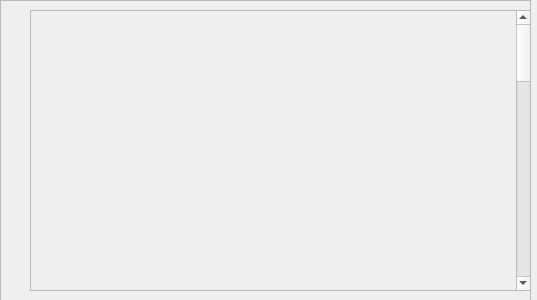
<?xml version="1.0" encoding="UTF-8"?>
<ui version="4.0">
 <class>recommended</class>
 <widget class="QWidget" name="recommended">
  <property name="geometry">
   <rect>
    <x>0</x>
    <y>0</y>
    <width>537</width>
    <height>300</height>
   </rect>
  </property>
  <property name="windowTitle">
   <string>Form</string>
  </property>
  <widget class="QScrollArea" name="scrollArea">
   <property name="geometry">
    <rect>
     <x>0</x>
     <y>0</y>
     <width>531</width>
     <height>301</height>
    </rect>
   </property>
   <property name="widgetResizable">
    <bool>true</bool>
   </property>
   <widget class="QWidget" name="scrollAreaWidgetContents">
    <property name="geometry">
     <rect>
      <x>0</x>
      <y>0</y>
      <width>529</width>
      <height>299</height>
     </rect>
    </property>
    <widget class="QScrollArea" name="scrollArea_2">
     <property name="geometry">
      <rect>
       <x>29</x>
       <y>9</y>
       <width>501</width>
       <height>281</height>
      </rect>
     </property>
     <property name="verticalScrollBarPolicy">
      <enum>Qt::ScrollBarPolicy::ScrollBarAlwaysOn</enum>
     </property>
     <property name="sizeAdjustPolicy">
      <enum>QAbstractScrollArea::SizeAdjustPolicy::AdjustToContents</enum>
     </property>
     <property name="widgetResizable">
      <bool>true</bool>
     </property>
     <widget class="QWidget" name="scrollAreaWidgetContents_2">
      <property name="geometry">
       <rect>
        <x>0</x>
        <y>-279</y>
        <width>482</width>
        <height>1232</height>
       </rect>
      </property>
      <layout class="QVBoxLayout" name="verticalLayout">
       <item>
        <widget class="QWidget" name="widget" native="true">
         <layout class="QVBoxLayout" name="verticalLayout_2">
          <item>
           <widget class="QWidget" name="widget_3" native="true">
            <property name="minimumSize">
             <size>
              <width>318</width>
              <height>400</height>
             </size>
            </property>
           </widget>
          </item>
          <item>
           <widget class="QWidget" name="widget_2" native="true">
            <property name="minimumSize">
             <size>
              <width>318</width>
              <height>400</height>
             </size>
            </property>
           </widget>
          </item>
          <item>
           <widget class="QWidget" name="widget_4" native="true">
            <property name="minimumSize">
             <size>
              <width>318</width>
              <height>400</height>
             </size>
            </property>
           </widget>
          </item>
         </layout>
        </widget>
       </item>
      </layout>
     </widget>
    </widget>
   </widget>
  </widget>
 </widget>
 <resources/>
 <connections/>
</ui>
